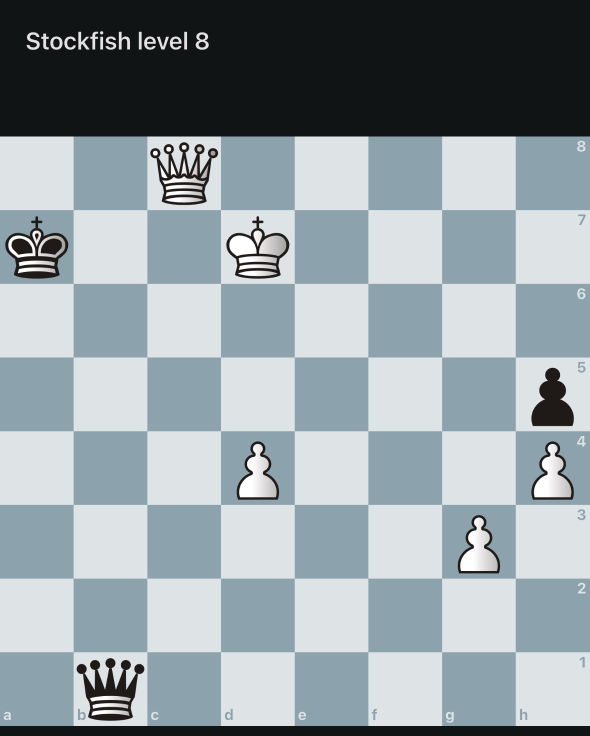
#> input picture position.png, 1179 x 1472 px (shown at 1/2 size)
$ python test_crop_board.py
#> lines starting #> are read from the running program, lines starting #| are printed output that depends on the picture; after the words box and inside, x2 and y2 are one past the last pixel; in counts of white or black regions, pixels touching at a corner belong together
### crop_board.py
"""
crop_board.py

Detects and crops the chessboard square out of a screenshot before
handing the image to chessimg2pos. chessimg2pos assumes the entire
input image IS the 8x8 board -- if there's extra height/width from
rank/file labels, a move list, arrows, or nav buttons around it, the
row/column slicing goes out of alignment and pieces get misread onto
the wrong squares (this is what was happening with rank 1 disappearing
and rank 8 bleeding into rank 7).

Usage:
    from crop_board import crop_to_chessboard
    cropped_path = crop_to_chessboard("received_12345.png")
    fen = predict_fen(cropped_path)
"""

import cv2
import numpy as np
import os
import sys


# Real boards measure in the 50s-60s; flat UI panels measure ~0.
CHESSBOARD_MIN_SCORE = 12.0

# Checkerboard parity (which corner counts as "light") doesn't actually
# affect the score below -- abs(light_mean - dark_mean) comes out
# identical either way abs() is parity-invariant. Computed once here
# instead of inside _chessboard_likeness, which crop_board's whole-image
# fallback search calls thousands of times per image.
_CHECKER_PATTERN = np.indices((8, 8)).sum(axis=0) % 2


def _chessboard_likeness(gray_region, grid_size=8, cell_px=20):
    """
    Scores how much a region looks like an occupied chessboard by
    checking for the 8x8 alternating light/dark pattern, rather than
    just relying on the region's outer edges. This is what lets us
    tell "the board" apart from "the board plus an attached sidebar",
    which have the same outer bounding box shape but very different
    internal structure.

    Returns a score where higher = more checkerboard-like. Not an
    absolute probability, just a relative ranking used to compare
    candidate crops against each other.
    """

    size = grid_size * cell_px
    resized = cv2.resize(gray_region, (size, size))

    # Cell means via reshape+mean instead of a Python loop over 64
    # cells -- same numbers, but this runs thousands of times per image
    # in the whole-image fallback search, where per-cell Python-level
    # slicing/indexing overhead adds up fast on weaker CPUs.
    cell_means = resized.reshape(grid_size, cell_px, grid_size, cell_px).mean(axis=(1, 3))

    if grid_size == 8:
        pattern = _CHECKER_PATTERN
    else:
        pattern = np.indices((grid_size, grid_size)).sum(axis=0) % 2

    light_group = cell_means[pattern == 1]
    dark_group = cell_means[pattern == 0]
    # Larger gap between the two groups' average brightness = stronger
    # checkerboard signal. Pieces sitting on squares add noise but
    # rarely erase the alternation entirely.
    best_score = abs(light_group.mean() - dark_group.mean())

    return best_score


def _refine_via_sliding_square(gray, box, min_score=CHESSBOARD_MIN_SCORE, steps=15):
    """
    Given a candidate box that's the right height but too wide (or
    right width but too tall) -- typically a board with a sidebar or
    panel still attached on one edge -- slides a square window across
    the long axis looking for the sub-region with the strongest
    chessboard pattern, instead of assuming the board fills the whole
    detected box.

    Returns (x, y, size, size) if a confident square is found, else None.
    """

    x, y, w, h = box
    size = min(w, h)

    if size <= 0:
        return None

    if w >= h:
        # Too wide: board height is trustworthy, slide along width.
        max_offset = w - size
    else:
        # Too tall: board width is trustworthy, slide along height.
        max_offset = h - size

    if max_offset <= 0:
        return None

    best_offset = None
    best_score = 0

    for i in range(steps + 1):
        offset = int(max_offset * i / steps)

        if w >= h:
            candidate = gray[y:y + size, x + offset:x + offset + size]
        else:
            candidate = gray[y + offset:y + offset + size, x:x + size]

        if candidate.shape[0] != size or candidate.shape[1] != size:
            continue

        score = _chessboard_likeness(candidate)

        if score > best_score:
            best_score = score
            best_offset = offset

    if best_offset is None or best_score < min_score:
        return None

    if w >= h:
        return (x + best_offset, y, size, size), best_score
    else:
        return (x, y + best_offset, size, size), best_score


def _best_square_in_range(gray, x_min, x_max, y_min, y_max, sizes, position_steps):
    """
    Scans square candidates of the given sizes across [x_min, x_max] x
    [y_min, y_max] for the strongest checkerboard pattern. Shared by the
    coarse whole-image search and its local fine-refinement pass below.

    Returns (x, y, size, size), score for the best candidate found (even
    if weak) -- callers are responsible for applying a min_score cutoff.
    """

    height, width = gray.shape[:2]
    x_min = max(x_min, 0)
    y_min = max(y_min, 0)

    best_box = None
    best_score = 0

    for size in sizes:

        if size <= 0:
            continue

        local_x_max = min(x_max, width - size)
        local_y_max = min(y_max, height - size)

        if local_x_max < x_min or local_y_max < y_min:
            continue

        for xi in range(position_steps + 1):
            x = int(x_min + (local_x_max - x_min) * xi / position_steps) if local_x_max > x_min else x_min

            for yi in range(position_steps + 1):
                y = int(y_min + (local_y_max - y_min) * yi / position_steps) if local_y_max > y_min else y_min

                candidate = gray[y:y + size, x:x + size]

                if candidate.shape[0] != size or candidate.shape[1] != size:
                    continue

                score = _chessboard_likeness(candidate)

                if score > best_score:
                    best_score = score
                    best_box = (x, y, size, size)

    if best_box is None:
        return None

    return best_box, best_score


def _search_whole_image(gray, min_score=CHESSBOARD_MIN_SCORE,
                         size_steps=6, position_steps=10,
                         min_size_fraction=0.25):
    """
    Last resort when the outer contour isn't the board's own shape at
    all -- e.g. a screenshot where nearby message bubbles above/below
    fused with the board into one tall blob under edge dilation, so
    neither the blob's width nor height is actually the board's size.
    _refine_via_sliding_square can't help there since it trusts one of
    those two dimensions.

    Coarsely scans square windows across the whole image at multiple
    sizes and positions for the strongest checkerboard pattern, then
    refines locally around the best hit with finer position steps and a
    narrower band of nearby sizes -- the coarse grid alone lands close to
    the board but rarely on its exact edges, and an off-by-a-rank crop is
    exactly what this module exists to prevent. A contour-based refine
    was tried here first, but re-running Canny/dilate on a tight crop
    just rediscovers the same problem this function exists to route
    around (the crop boundary itself gets picked up as a false edge, or
    a slightly-too-generous margin drags the same clutter back in) --
    plain position-grid refinement is the more reliable of the two.

    Returns (x, y, size, size), score if a confident square is found,
    else None.
    """

    height, width = gray.shape[:2]
    min_dim = min(height, width)

    sizes = [
        int(min_dim * (min_size_fraction + (1 - min_size_fraction) * i / max(size_steps - 1, 1)))
        for i in range(size_steps)
    ]

    coarse = _best_square_in_range(gray, 0, width, 0, height, sizes, position_steps)

    if coarse is None:
        return None

    (cx, cy, csize, _), coarse_score = coarse

    # Local refinement: the coarse pass tends to land on a slightly
    # undersized, roughly-correctly-positioned square (a smaller crop
    # nested inside the true board still scores well, since most of its
    # cells still alternate correctly). Search a band of larger sizes
    # centered near the coarse hit, at much finer position steps, to
    # converge on the true edges.
    radius = csize // 4
    fine_sizes = [
        int(csize * factor)
        for factor in (1.0, 1.03, 1.06, 1.09, 1.12, 1.15)
    ]

    fine = _best_square_in_range(
        gray, cx - radius, cx + csize + radius, cy - radius, cy + csize + radius,
        fine_sizes, position_steps=60
    )

    best_box, best_score = fine if fine and fine[1] >= coarse_score else coarse

    if best_score < min_score:
        return None

    return best_box, best_score


def crop_to_chessboard(image_path, output_path=None, min_area_fraction=0.15,
                       min_score=CHESSBOARD_MIN_SCORE):
    """
    Detects the roughly-square region whose contents look most like a
    checkerboard and crops to it.

    Returns a tuple: (path_to_use, board_found)

    If no confident square region is found, board_found is False and
    path_to_use is the original image_path unchanged. Callers should
    treat board_found=False as a reason to stop and ask for a clearer
    image rather than attempt recognition on an unconfirmed crop --
    running chessimg2pos on a screenshot that still has labels/UI
    around the board produces a confidently wrong FEN, which is worse
    than an honest failure.

    Args:
        image_path: path to the source screenshot
        output_path: where to save the cropped image. Defaults to
            "<original>_cropped.png" alongside the source.
        min_area_fraction: the candidate square must cover at least
            this fraction of the total image area to be considered
            the board (filters out small false-positive squares like
            icons or buttons).
        min_score: the candidate must also score at least this on
            _chessboard_likeness, so a large square region that isn't a
            board can't win on size alone.
    """

    image = cv2.imread(image_path)

    if image is None:
        print(f"crop_to_chessboard: could not read {image_path}, skipping crop", file=sys.stderr)
        return image_path, False

    height, width = image.shape[:2]
    total_area = height * width

    gray = cv2.cvtColor(image, cv2.COLOR_BGR2GRAY)
    edges = cv2.Canny(gray, 50, 150)

    # Close small gaps in the board's outer edge so it forms one
    # continuous contour instead of broken segments.
    kernel = np.ones((5, 5), np.uint8)
    edges = cv2.dilate(edges, kernel, iterations=2)

    contours, _ = cv2.findContours(
        edges, cv2.RETR_EXTERNAL, cv2.CHAIN_APPROX_SIMPLE
    )

    best_box = None
    best_score = 0

    # Track the best near-miss too, purely for diagnostics, so a failed
    # detection tells us *why* it failed instead of just that it did.
    near_miss = None
    near_miss_area_frac = 0

    for contour in contours:
        x, y, w, h = cv2.boundingRect(contour)
        area = w * h
        area_frac = area / total_area if total_area else 0
        aspect_ratio = w / h if h > 0 else 0

        if area_frac > near_miss_area_frac:
            near_miss_area_frac = area_frac
            near_miss = (x, y, w, h, aspect_ratio, area_frac)

        if area < total_area * min_area_fraction:
            continue

        # Chessboards are square. Allow a little tolerance for
        # screenshot compression artifacts / anti-aliasing.
        if not 0.92 <= aspect_ratio <= 1.08:
            continue

        score = _chessboard_likeness(gray[y:y + h, x:x + w])

        if score >= min_score and score > best_score:
            best_score = score
            best_box = (x, y, w, h)

    if best_box is None:

        if near_miss:
            nx, ny, nw, nh, n_aspect, n_frac = near_miss

            # Before giving up: this rectangle might be the board with a
            # sidebar/panel attached on one edge. Try sliding a square
            # window across it looking for the actual checkerboard pattern.
            refined = _refine_via_sliding_square(gray, (nx, ny, nw, nh))

            if refined:
                (rx, ry, rsize, _), score = refined
                cropped = image[ry:ry + rsize, rx:rx + rsize]

                if output_path is None:
                    base, ext = os.path.splitext(image_path)
                    output_path = f"{base}_cropped{ext}"

                cv2.imwrite(output_path, cropped)

                print(
                    f"crop_to_chessboard: outer contour was {nw}x{nh} "
                    f"(aspect={n_aspect:.3f}, likely board+sidebar), "
                    f"refined via checkerboard pattern search to "
                    f"{rsize}x{rsize} at ({rx},{ry}) [score={score:.1f}] "
                    f"-> {output_path}",
                    file=sys.stderr
                )

                return output_path, True

            # Still no luck -- the near-miss box's shape itself may not
            # relate to the board at all (e.g. it swallowed message
            # bubbles above/below a screenshot into one tall blob, so
            # neither its width nor height is trustworthy). Fall back to
            # scanning the whole image for the board directly.
            searched = _search_whole_image(gray)

            if searched:
                (sx, sy, ssize, _), score = searched
                cropped = image[sy:sy + ssize, sx:sx + ssize]

                if output_path is None:
                    base, ext = os.path.splitext(image_path)
                    output_path = f"{base}_cropped{ext}"

                cv2.imwrite(output_path, cropped)

                print(
                    f"crop_to_chessboard: outer contour ({nw}x{nh}, "
                    f"aspect={n_aspect:.3f}) didn't match the board's own "
                    f"shape, found it via a whole-image search instead at "
                    f"{ssize}x{ssize} ({sx},{sy}) [score={score:.1f}] "
                    f"-> {output_path}",
                    file=sys.stderr
                )

                return output_path, True

            # Save the near-miss region itself so it can be inspected
            # visually -- numbers alone (aspect ratio, area) don't show
            # *what* the algorithm actually found.
            near_miss_crop = image[ny:ny + nh, nx:nx + nw]
            base, ext = os.path.splitext(image_path)
            near_miss_path = f"{base}_nearmiss{ext}"
            cv2.imwrite(near_miss_path, near_miss_crop)

            print(
                f"crop_to_chessboard: no confident board region found in "
                f"{image_path} (best candidate: {nw}x{nh} at ({nx},{ny}), "
                f"aspect={n_aspect:.3f}, area_frac={n_frac:.3f}, "
                f"saved as {near_miss_path} for inspection), "
                f"using original image uncropped",
                file=sys.stderr
            )
        else:
            print(
                f"crop_to_chessboard: no confident board region found in "
                f"{image_path} (no contours detected at all), "
                f"using original image uncropped",
                file=sys.stderr
            )
        return image_path, False

    x, y, w, h = best_box
    cropped = image[y:y + h, x:x + w]

    if output_path is None:
        base, ext = os.path.splitext(image_path)
        output_path = f"{base}_cropped{ext}"

    cv2.imwrite(output_path, cropped)

    print(
        f"crop_to_chessboard: cropped {image_path} "
        f"({width}x{height}) -> {output_path} ({w}x{h}) "
        f"[score={best_score:.1f}]",
        file=sys.stderr
    )

    return output_path, True


# [9 lines that do not run on import are left out]

### test_crop_board.py
"""
Tests for crop_board.crop_to_chessboard:  python test_crop_board.py

Needs only opencv and numpy; the recognition model is never loaded.
"""

import os
import shutil
import tempfile

import cv2
import numpy as np

from crop_board import crop_to_chessboard

HERE = os.path.dirname(os.path.abspath(__file__))


def _board_image(size=600):
    cropped, found = crop_to_chessboard(
        os.path.join(HERE, "position.png"),
        output_path=os.path.join(tempfile.mkdtemp(), "board.png"),
    )
    assert found, "position.png should contain a detectable board"
    return cv2.resize(cv2.imread(cropped), (size, size))


def _flat_card(canvas, x, y, side):
    """A square, high-contrast panel that is not a board."""
    cv2.rectangle(canvas, (x, y), (x + side, y + side), (240, 240, 240), -1)
    cv2.rectangle(canvas, (x, y), (x + side, y + side), (90, 90, 90), 6)


def test_finds_board_in_committed_screenshots():
    for name in ("position.png", "test_position.png"):
        path, found = crop_to_chessboard(os.path.join(HERE, name))
        assert found, f"{name}: board should be found"

        cropped = cv2.imread(path)
        height, width = cropped.shape[:2]
        aspect = width / height
        assert 0.92 <= aspect <= 1.08, f"{name}: crop not square ({aspect:.3f})"


def test_prefers_the_board_over_a_larger_square_panel():
    """Ranking candidates by area alone picks the panel here."""
    board = _board_image(600)
    canvas = np.full((1000, 1500, 3), 30, np.uint8)
    canvas[350:950, 60:660] = board
    _flat_card(canvas, 760, 130, 700)

    with tempfile.TemporaryDirectory() as tmp:
        source = os.path.join(tmp, "board_and_panel.png")
        cv2.imwrite(source, canvas)

        path, found = crop_to_chessboard(source)
        assert found, "board should still be found alongside a larger panel"

        cropped = cv2.imread(path)
        height, width = cropped.shape[:2]
        # Board is 600x600 here; the panel is 700x700.
        assert width < 680 and height < 680, (
            f"picked a {width}x{height} region -- looks like the panel, not the board"
        )


def test_finds_board_sandwiched_between_ui_blocks():
    """
    Reproduces a real WhatsApp screenshot where message bubbles directly
    above and below the board fused with it into one tall blob once
    edges got dilated -- neither the blob's width nor height was the
    board's own size, which _refine_via_sliding_square can't recover
    from since it only trusts one axis of a near-miss box.
    """
    board_size = 400
    board = _board_image(board_size)

    canvas = np.full((1600, 738, 3), 30, np.uint8)

    board_x, board_y = 169, 700

    # Blocks directly touching the board above/below, wider than it --
    # same shape as full-width chat bubbles sandwiching a narrower
    # shared board image, so the fused blob's width comes from the
    # bubbles rather than the board on either axis.
    cv2.rectangle(canvas, (20, 540), (700, board_y), (60, 60, 60), -1)
    cv2.rectangle(
        canvas, (20, board_y + board_size), (700, 1260), (20, 90, 40), -1
    )

    canvas[board_y:board_y + board_size, board_x:board_x + board_size] = board

    with tempfile.TemporaryDirectory() as tmp:
        source = os.path.join(tmp, "sandwiched_board.png")
        cv2.imwrite(source, canvas)

        path, found = crop_to_chessboard(source)
        assert found, "board should still be found even sandwiched between other UI blocks"

        cropped = cv2.imread(path)
        height, width = cropped.shape[:2]
        aspect = width / height
        assert 0.92 <= aspect <= 1.08, f"crop not square ({aspect:.3f})"
        assert 340 <= width <= 460, (
            f"crop size {width} is too far off the true board size ({board_size}) "
            "-- likely grabbed surrounding UI instead of the board"
        )


def test_reports_failure_when_no_board_is_present():
    canvas = np.full((1000, 1500, 3), 30, np.uint8)
    _flat_card(canvas, 400, 130, 700)

    with tempfile.TemporaryDirectory() as tmp:
        source = os.path.join(tmp, "no_board.png")
        cv2.imwrite(source, canvas)

        path, found = crop_to_chessboard(source)
        assert not found, "a panel with no checkerboard must not count as a board"
        assert path == source, "on failure the original path is returned unchanged"


def _cleanup_generated_crops():
    for name in ("position", "test_position"):
        for suffix in ("_cropped.png", "_nearmiss.png"):
            stale = os.path.join(HERE, name + suffix)
            if os.path.exists(stale):
                os.remove(stale)


if __name__ == "__main__":
    tests = [
        test_finds_board_in_committed_screenshots,
        test_prefers_the_board_over_a_larger_square_panel,
        test_finds_board_sandwiched_between_ui_blocks,
        test_reports_failure_when_no_board_is_present,
    ]

    failures = 0

    for test in tests:
        try:
            test()
        except AssertionError as error:
            failures += 1
            print(f"FAIL  {test.__name__}\n      {error}")
        else:
            print(f"ok    {test.__name__}")
#> this loop made 4 passes
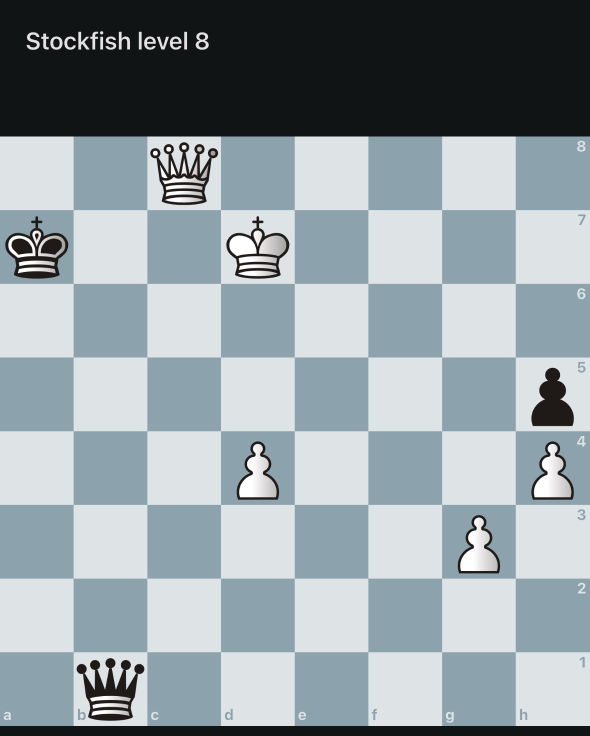
#> input picture position.png, 1179 x 1472 px (shown at 1/2 size)
#> pass 1, in crop_to_chessboard, `edges = cv2.Canny(gray, 50, 150)`:
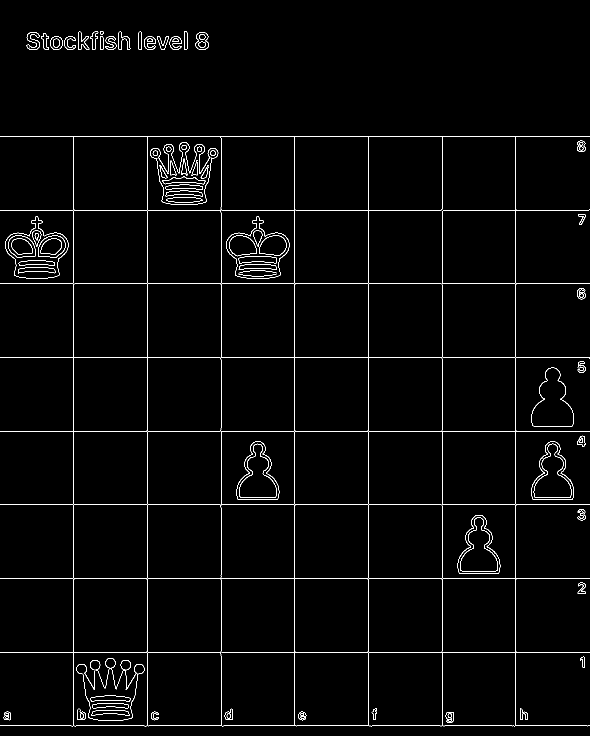
#> edges: shape (1472, 1179) (shown at 1/2 size); 1.8% white in thin lines or dots
#> pass 1, in crop_to_chessboard, `edges = cv2.dilate(edges, kernel, iterations=2)`:
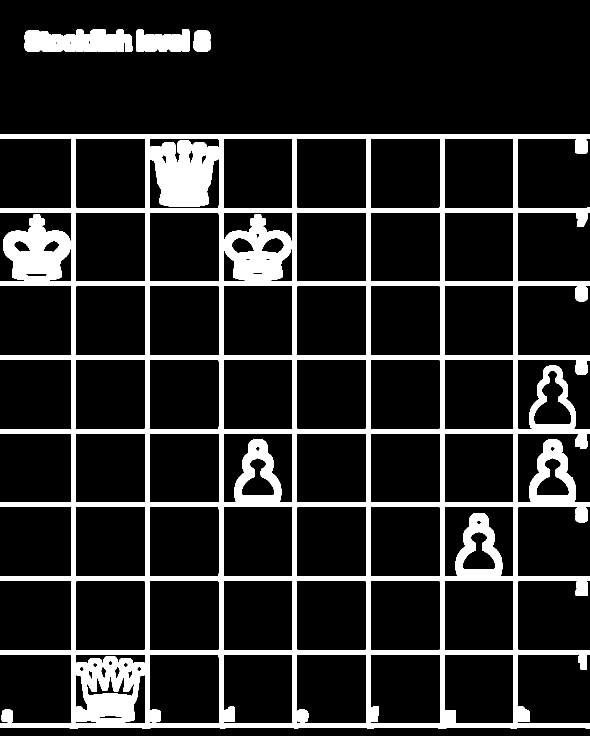
#> edges: shape (1472, 1179) (shown at 1/2 size); 14.8% white; 11 white regions, largest, box (x1, y1, x2, y2) and area: (0, 268, 1179, 1457) 200724, (6, 428, 141, 562) 10997, (448, 428, 583, 562) 10054
#> pass 1, in _chessboard_likeness, `resized = cv2.resize(gray_region, (size, size))`:
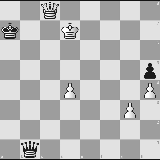
#> resized: shape (160, 160); min 18, max 255, mean 185.9
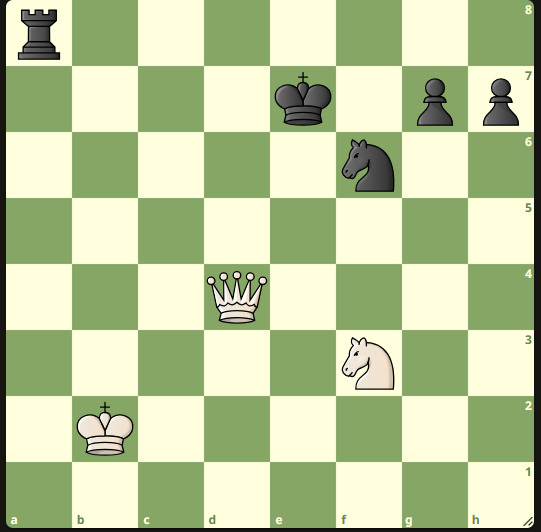
#> input picture test_position.png, 541 x 532 px

    _cleanup_generated_crops()

    print(f"\n{len(tests) - failures}/{len(tests)} passed")
    raise SystemExit(1 if failures else 0)
#> (the program exits here)
